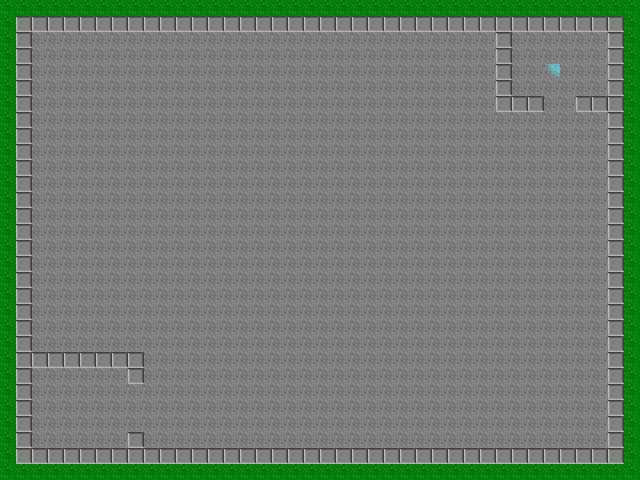

Below is a game level as drawn by its tile map, then a one-line description and the .tmx that defines it (tile-layer data replaced by summaries):
An orthogonal 40x30 tile map with 16x16 px tiles, 5 tile layers (Background, Obsticles, Enemies, PhysicsObjects, ...).

<map height="30" orientation="orthogonal" tileheight="16" tilewidth="16" version="1.0" width="40"><properties><property name="blended tiles" value="5,11,12,13,14,15,16,17,18,19,20,21,22,23,24,25" /></properties>
 <tileset firstgid="1" name="tileset" spacing="1" tileheight="16" tilewidth="16">
  <image height="85" source="tileset.png" width="85" />
  <tile id="10">
   <properties>
    <property name="barricadeType" value="0" />
   </properties>
  </tile>
 </tileset>
 <layer height="30" name="Background" width="40">
  <data>[1200 cells, 1200 non-empty, 2 distinct tile ids]</data>
 </layer>
 <layer height="30" name="Obsticles" width="40">
  <data>[1200 cells, 146 non-empty, 1 distinct tile ids]</data>
 </layer>
 <layer height="30" name="Enemies" width="40">
  <data>[1200 cells, 0 non-empty, 0 distinct tile ids]</data>
 </layer>
 <layer height="30" name="PhysicsObjects" width="40">
  <data>[1200 cells, 0 non-empty, 0 distinct tile ids]</data>
 </layer>
 <layer height="30" name="Destination" width="40">
  <data>[1200 cells, 1 non-empty, 1 distinct tile ids]</data>
 </layer>
</map>
